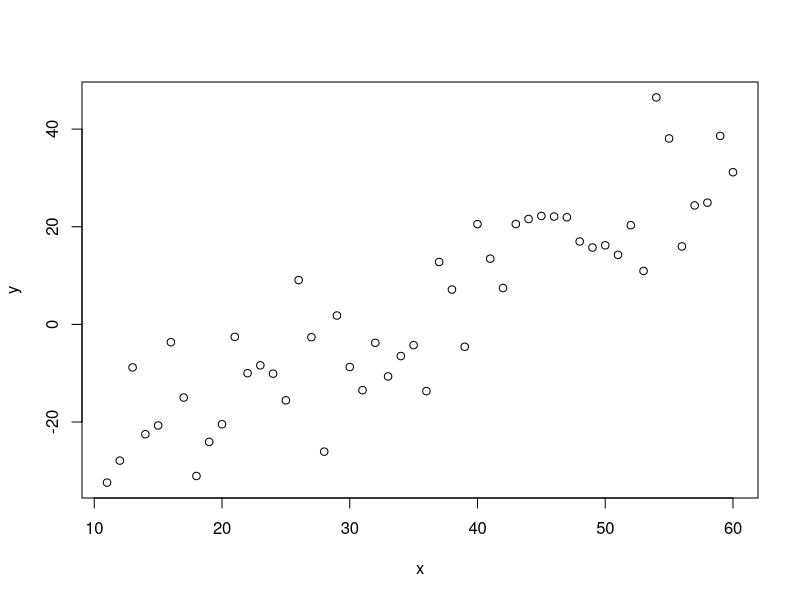

This figure's R source:
library(ggplot2)
library(dplyr)
library(VGAM)

set.seed(123)
x<- seq(11,60,1)
u<-rnorm(length(x), 0,10)
y<- -40 + 1.2*x + u

plot(x,y)
ycensurada <- y
ycensurada[which(ycensurada<=0)] <- 0

mod <- lm(y~x)
modcen <-lm(ycensurada~x)

modelo_tobit <- vglm(ycensurada ~ x, tobit(Lower = 0))
summary(modelo_tobit)

ctable <- coef(summary(modelo_tobit))
pvals <- 2 * pt(abs(ctable[, "z value"]), df.residual(modelo_tobit), lower.tail = FALSE)
cbind(ctable, pvals)
